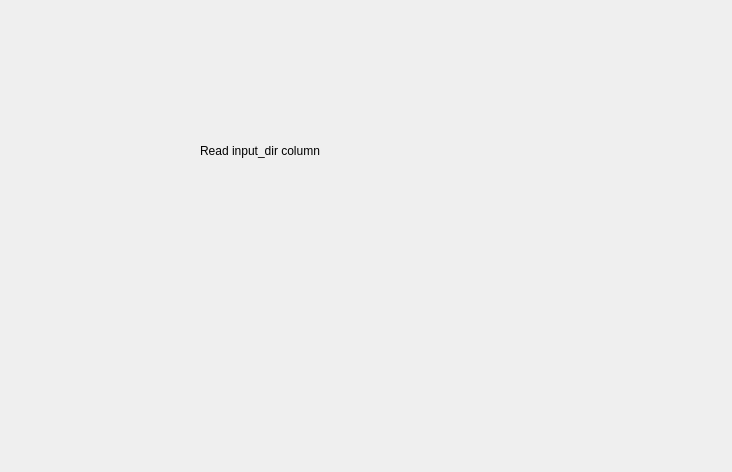
<?xml version="1.0" encoding="UTF-8"?>
<ui version="4.0">
 <class>Form</class>
 <widget class="QWidget" name="Form">
  <property name="geometry">
   <rect>
    <x>0</x>
    <y>0</y>
    <width>732</width>
    <height>472</height>
   </rect>
  </property>
  <property name="windowTitle">
   <string>Speech to Text</string>
  </property>
  <widget class="QLabel" name="label">
   <property name="geometry">
    <rect>
     <x>200</x>
     <y>130</y>
     <width>261</width>
     <height>41</height>
    </rect>
   </property>
   <property name="text">
    <string>Read input_dir column</string>
   </property>
  </widget>
 </widget>
 <resources/>
 <connections/>
</ui>
